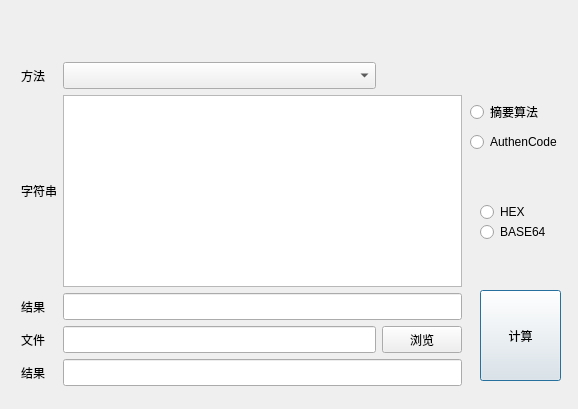
<?xml version="1.0" encoding="UTF-8"?>
<ui version="4.0">
 <class>Dialog</class>
 <widget class="QDialog" name="Dialog">
  <property name="geometry">
   <rect>
    <x>0</x>
    <y>0</y>
    <width>578</width>
    <height>409</height>
   </rect>
  </property>
  <property name="windowTitle">
   <string>消息摘要计算工具</string>
  </property>
  <widget class="QPushButton" name="pushButtonCalc">
   <property name="geometry">
    <rect>
     <x>480</x>
     <y>290</y>
     <width>81</width>
     <height>91</height>
    </rect>
   </property>
   <property name="text">
    <string>计算</string>
   </property>
  </widget>
  <widget class="QWidget" name="layoutWidget">
   <property name="geometry">
    <rect>
     <x>21</x>
     <y>56</y>
     <width>441</width>
     <height>336</height>
    </rect>
   </property>
   <layout class="QGridLayout" name="gridLayout">
    <property name="topMargin">
     <number>6</number>
    </property>
    <property name="bottomMargin">
     <number>6</number>
    </property>
    <item row="0" column="0">
     <widget class="QLabel" name="label_4">
      <property name="sizePolicy">
       <sizepolicy hsizetype="Minimum" vsizetype="Minimum">
        <horstretch>0</horstretch>
        <verstretch>0</verstretch>
       </sizepolicy>
      </property>
      <property name="text">
       <string>方法</string>
      </property>
     </widget>
    </item>
    <item row="0" column="1">
     <widget class="QComboBox" name="comboBox">
      <property name="sizePolicy">
       <sizepolicy hsizetype="Expanding" vsizetype="Minimum">
        <horstretch>0</horstretch>
        <verstretch>0</verstretch>
       </sizepolicy>
      </property>
     </widget>
    </item>
    <item row="1" column="0">
     <widget class="QLabel" name="label_2">
      <property name="sizePolicy">
       <sizepolicy hsizetype="Minimum" vsizetype="Minimum">
        <horstretch>0</horstretch>
        <verstretch>0</verstretch>
       </sizepolicy>
      </property>
      <property name="text">
       <string>字符串</string>
      </property>
     </widget>
    </item>
    <item row="1" column="1" colspan="2">
     <widget class="QPlainTextEdit" name="plainTextEdit">
      <property name="sizePolicy">
       <sizepolicy hsizetype="Expanding" vsizetype="Minimum">
        <horstretch>0</horstretch>
        <verstretch>0</verstretch>
       </sizepolicy>
      </property>
     </widget>
    </item>
    <item row="2" column="0">
     <widget class="QLabel" name="labelKey">
      <property name="sizePolicy">
       <sizepolicy hsizetype="Minimum" vsizetype="Minimum">
        <horstretch>0</horstretch>
        <verstretch>0</verstretch>
       </sizepolicy>
      </property>
      <property name="text">
       <string>结果</string>
      </property>
     </widget>
    </item>
    <item row="2" column="1" colspan="2">
     <widget class="QLineEdit" name="lineEditResultText">
      <property name="sizePolicy">
       <sizepolicy hsizetype="Expanding" vsizetype="Minimum">
        <horstretch>0</horstretch>
        <verstretch>0</verstretch>
       </sizepolicy>
      </property>
     </widget>
    </item>
    <item row="3" column="0">
     <widget class="QLabel" name="labelFile">
      <property name="sizePolicy">
       <sizepolicy hsizetype="Minimum" vsizetype="Minimum">
        <horstretch>0</horstretch>
        <verstretch>0</verstretch>
       </sizepolicy>
      </property>
      <property name="text">
       <string>文件</string>
      </property>
     </widget>
    </item>
    <item row="3" column="1">
     <widget class="QLineEdit" name="lineEditFile">
      <property name="sizePolicy">
       <sizepolicy hsizetype="Expanding" vsizetype="Minimum">
        <horstretch>0</horstretch>
        <verstretch>0</verstretch>
       </sizepolicy>
      </property>
     </widget>
    </item>
    <item row="3" column="2">
     <widget class="QPushButton" name="pushButtonFile">
      <property name="sizePolicy">
       <sizepolicy hsizetype="Minimum" vsizetype="Minimum">
        <horstretch>0</horstretch>
        <verstretch>0</verstretch>
       </sizepolicy>
      </property>
      <property name="text">
       <string>浏览</string>
      </property>
     </widget>
    </item>
    <item row="4" column="0">
     <widget class="QLabel" name="label_3">
      <property name="sizePolicy">
       <sizepolicy hsizetype="Minimum" vsizetype="Minimum">
        <horstretch>0</horstretch>
        <verstretch>0</verstretch>
       </sizepolicy>
      </property>
      <property name="text">
       <string>结果</string>
      </property>
     </widget>
    </item>
    <item row="4" column="1" colspan="2">
     <widget class="QLineEdit" name="lineEditResultFile">
      <property name="sizePolicy">
       <sizepolicy hsizetype="Expanding" vsizetype="Minimum">
        <horstretch>0</horstretch>
        <verstretch>0</verstretch>
       </sizepolicy>
      </property>
     </widget>
    </item>
   </layout>
  </widget>
  <widget class="QRadioButton" name="radioButton1">
   <property name="enabled">
    <bool>true</bool>
   </property>
   <property name="geometry">
    <rect>
     <x>470</x>
     <y>100</y>
     <width>109</width>
     <height>24</height>
    </rect>
   </property>
   <property name="text">
    <string>摘要算法</string>
   </property>
   <attribute name="buttonGroup">
    <string notr="true">buttonGroupType</string>
   </attribute>
  </widget>
  <widget class="QRadioButton" name="radioButton2">
   <property name="geometry">
    <rect>
     <x>470</x>
     <y>130</y>
     <width>109</width>
     <height>24</height>
    </rect>
   </property>
   <property name="text">
    <string>AuthenCode</string>
   </property>
   <attribute name="buttonGroup">
    <string notr="true">buttonGroupType</string>
   </attribute>
  </widget>
  <widget class="QRadioButton" name="radioButtonHex">
   <property name="geometry">
    <rect>
     <x>480</x>
     <y>200</y>
     <width>109</width>
     <height>24</height>
    </rect>
   </property>
   <property name="text">
    <string>HEX</string>
   </property>
   <attribute name="buttonGroup">
    <string notr="true">buttonGroupResult</string>
   </attribute>
  </widget>
  <widget class="QRadioButton" name="radioButtonBase64">
   <property name="geometry">
    <rect>
     <x>480</x>
     <y>220</y>
     <width>109</width>
     <height>24</height>
    </rect>
   </property>
   <property name="text">
    <string>BASE64</string>
   </property>
   <attribute name="buttonGroup">
    <string notr="true">buttonGroupResult</string>
   </attribute>
  </widget>
 </widget>
 <resources/>
 <connections/>
 <buttongroups>
  <buttongroup name="buttonGroupType"/>
  <buttongroup name="buttonGroupResult"/>
 </buttongroups>
</ui>
